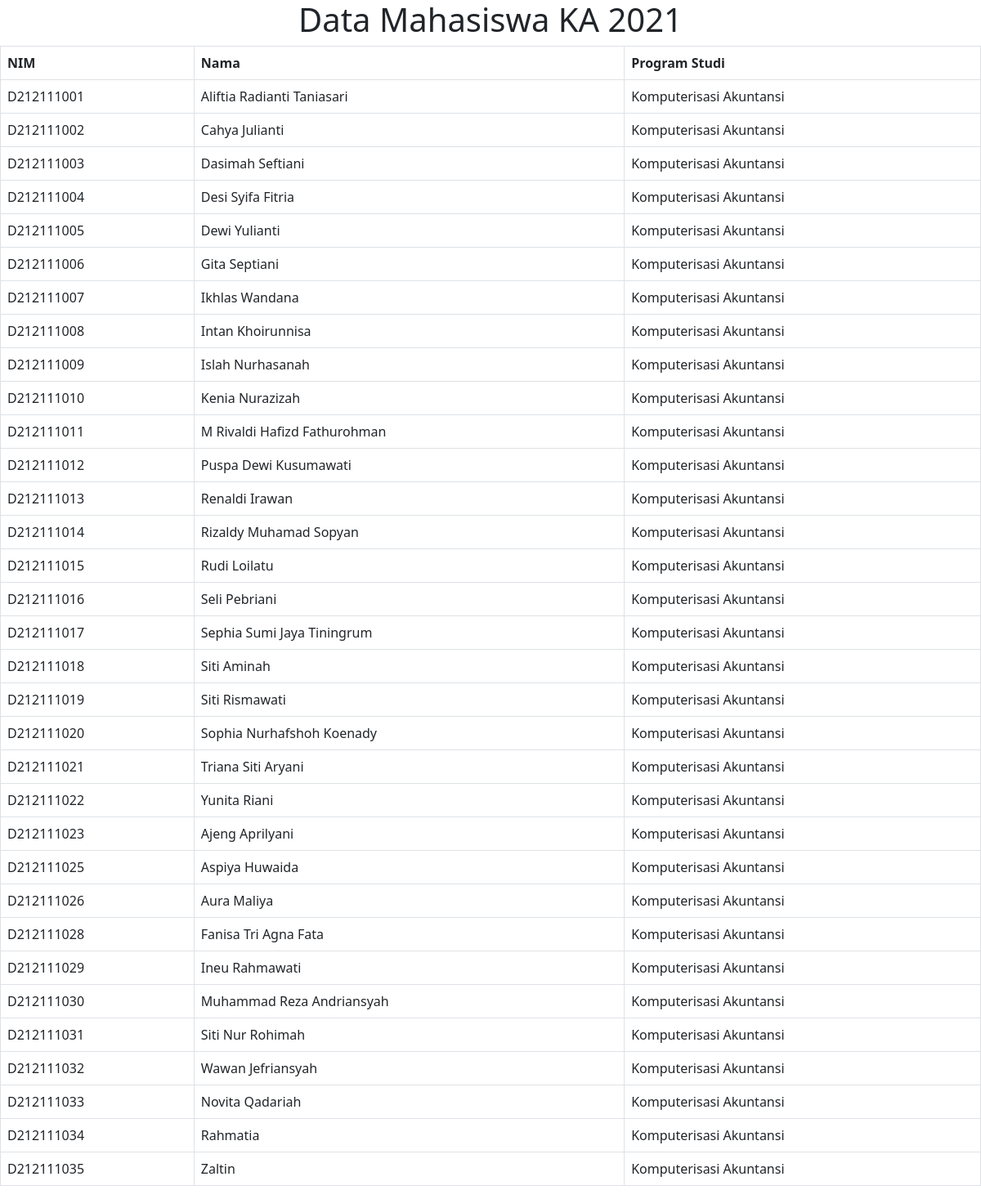
The page /mahasiswa.php on the database its author committed.
### tables this page shows
CREATE TABLE students (
  nim varchar(10) NOT NULL,
  nama varchar(50) DEFAULT NULL,
  study_program_id int(11) DEFAULT NULL
);

CREATE TABLE study_program (
  id int(11) NOT NULL,
  name varchar(50) NOT NULL
);

### mahasiswa.php (the view, shortened to what this page needs)
<?php
$mysqli = new mysqli('localhost', 'root', '', 'tedc');
$result = $mysqli->query("SELECT students.nim, students.nama, study_program.name
                          FROM students INNER JOIN study_program ON students.study_program_id = study_program.id
                          WHERE study_program.id = 11;");
$mahasiswa = [];
while ($row = $result->fetch_assoc()) {
    array_push($mahasiswa, $row);
}
?>
<!DOCTYPE html>
<html lang="en">
<head>
    <link href="https://cdn.jsdelivr.net/npm/bootstrap@5.0.2/dist/css/bootstrap.min.css" rel="stylesheet">
</head>
<body>
    <h1 align="center"> Data Mahasiswa KA 2021 </h1>
    <table class="table table-bordered table-hover">
        <tr>
            <th>NIM</th>
            <th>Nama</th>
            <th>Program Studi</th>
        </tr>
        <?php foreach ($mahasiswa as $row) { ?>
            <tr>
                <td><?= $row['nim']; ?></td>
                <td><?= $row['nama']; ?></td>
                <td><?= $row['name']; ?></td>
            </tr>
        <?php } ?>
    </table>
</body>
</html>

### rows shown on the page
students: nim "D212111001", nama "Aliftia Radianti Taniasari", study_program.name "Komputerisasi Akuntansi"
students: nim "D212111002", nama "Cahya Julianti", study_program.name "Komputerisasi Akuntansi"
students: nim "D212111003", nama "Dasimah Seftiani", study_program.name "Komputerisasi Akuntansi"
students: nim "D212111004", nama "Desi Syifa Fitria", study_program.name "Komputerisasi Akuntansi"
students: nim "D212111005", nama "Dewi Yulianti", study_program.name "Komputerisasi Akuntansi"
students: nim "D212111006", nama "Gita Septiani", study_program.name "Komputerisasi Akuntansi"
students: nim "D212111007", nama "Ikhlas Wandana", study_program.name "Komputerisasi Akuntansi"
students: nim "D212111008", nama "Intan Khoirunnisa", study_program.name "Komputerisasi Akuntansi"
students: nim "D212111009", nama "Islah Nurhasanah", study_program.name "Komputerisasi Akuntansi"
students: nim "D212111010", nama "Kenia Nurazizah", study_program.name "Komputerisasi Akuntansi"
students: nim "D212111011", nama "M Rivaldi Hafizd Fathurohman", study_program.name "Komputerisasi Akuntansi"
students: nim "D212111012", nama "Puspa Dewi Kusumawati", study_program.name "Komputerisasi Akuntansi"
students: nim "D212111013", nama "Renaldi Irawan", study_program.name "Komputerisasi Akuntansi"
students: nim "D212111014", nama "Rizaldy Muhamad Sopyan", study_program.name "Komputerisasi Akuntansi"
students: nim "D212111015", nama "Rudi Loilatu", study_program.name "Komputerisasi Akuntansi"
students: nim "D212111016", nama "Seli Pebriani", study_program.name "Komputerisasi Akuntansi"
students: nim "D212111017", nama "Sephia Sumi Jaya Tiningrum", study_program.name "Komputerisasi Akuntansi"
students: nim "D212111018", nama "Siti Aminah", study_program.name "Komputerisasi Akuntansi"
students: nim "D212111019", nama "Siti Rismawati", study_program.name "Komputerisasi Akuntansi"
students: nim "D212111020", nama "Sophia Nurhafshoh Koenady", study_program.name "Komputerisasi Akuntansi"
students: nim "D212111021", nama "Triana Siti Aryani", study_program.name "Komputerisasi Akuntansi"
students: nim "D212111022", nama "Yunita Riani", study_program.name "Komputerisasi Akuntansi"
students: nim "D212111023", nama "Ajeng Aprilyani", study_program.name "Komputerisasi Akuntansi"
students: nim "D212111025", nama "Aspiya Huwaida", study_program.name "Komputerisasi Akuntansi"
students: nim "D212111026", nama "Aura Maliya", study_program.name "Komputerisasi Akuntansi"
students: nim "D212111028", nama "Fanisa Tri Agna Fata", study_program.name "Komputerisasi Akuntansi"
students: nim "D212111029", nama "Ineu Rahmawati", study_program.name "Komputerisasi Akuntansi"
students: nim "D212111030", nama "Muhammad Reza Andriansyah", study_program.name "Komputerisasi Akuntansi"
students: nim "D212111031", nama "Siti Nur Rohimah", study_program.name "Komputerisasi Akuntansi"
students: nim "D212111032", nama "Wawan Jefriansyah", study_program.name "Komputerisasi Akuntansi"
students: nim "D212111033", nama "Novita Qadariah", study_program.name "Komputerisasi Akuntansi"
students: nim "D212111034", nama "Rahmatia", study_program.name "Komputerisasi Akuntansi"
students: nim "D212111035", nama "Zaltin", study_program.name "Komputerisasi Akuntansi"
